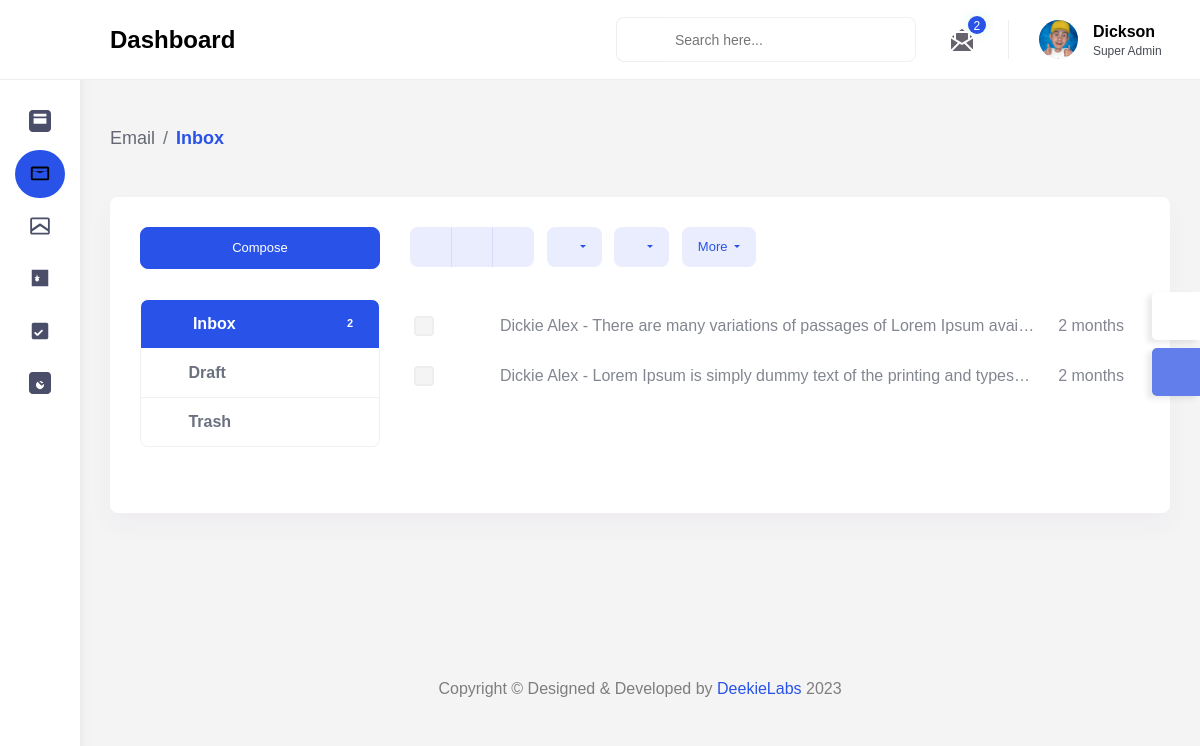
The page /dashboard/inbox/ (signed in) on the database its author committed.
### main/models.py (models this page shows, shortened)
class UserContact(models.Model):
    name = models.CharField(max_length=200)
    email = models.EmailField(max_length=254)
    message = models.TextField()
    created = models.DateTimeField(auto_now_add=True, null=True, blank=True)
    id = models.UUIDField(default=uuid.uuid4, unique=True,
                          primary_key=True, editable=False)
    class Meta:
        ordering = ['-created']

### dashboard/views.py (the view)
# urls.py: path('inbox/', views.adminInbox, name="admin-inbox"),
@login_required(login_url="login")
def adminInbox(request):
    user_messages = UserContact.objects.all()
    context = {
        'user_messages':user_messages
    }
    return render(request,'dashboard/inbox/inbox.html', context)

### dashboard/templates/dashboard/inbox/inbox.html (shortened to what this page needs)
{% extends 'layouts/admin.html' %}
{% load static %}
{% block content %}
        <div class="content-body">
            <div class="container-fluid">
                <div class="page-titles">
					<ol class="breadcrumb">
						<li class="breadcrumb-item"><a href="javascript:void(0)">Email</a></li>
						<li class="breadcrumb-item active"><a href="javascript:void(0)">Inbox</a></li>
					</ol>
                </div>
                <div class="row">
                    <div class="col-lg-12">
                        <div class="card">
                            <div class="card-body">
                                <div class="email-left-box px-0 mb-3">
                                    <div class="p-0">
                                        <a href="https://vora.dexignlab.com/xhtml/email-compose.html" class="btn btn-primary d-block">Compose</a>
                                    </div>
                                    <div class="mail-list mt-4">
                                        <a href="email-inbox.html" class="list-group-item active"><i
                                                class="fa fa-inbox font-18 align-middle me-2"></i> Inbox <span
                                                class="badge badge-primary badge-sm float-end">{{user_messages.count}}</span> </a>
                                        <a href="javascript:void(0);" class="list-group-item"><i
                                                class="mdi mdi-file-document-box font-18 align-middle me-2"></i>Draft</a><a href="javascript:void(0);" class="list-group-item"><i
                                                class="fa fa-trash font-18 align-middle me-2"></i>Trash</a>
                                    </div>
                                </div>
                                <div class="email-right-box ms-0 ms-sm-4 ms-sm-0">
									<div class="toolbar mb-4" role="toolbar">
										<div class="btn-group mb-1 me-2">
											<button type="button" class="btn btn-primary light px-3"><i class="fa fa-archive"></i></button>
											<button type="button" class="btn btn-primary light px-3"><i class="fa fa-exclamation-circle"></i></button>
											<button type="button" class="btn btn-primary light px-3"><i class="fa fa-trash"></i></button>
										</div>
										<div class="btn-group mb-1 me-2">
											<button type="button" class="btn btn-primary light dropdown-toggle px-3" data-bs-toggle="dropdown">
												<i class="fa fa-folder"></i> <b class="caret m-l-5"></b>
											</button>
										</div>
										<div class="btn-group mb-1 me-2">
											<button type="button" class="btn btn-primary light dropdown-toggle px-3" data-bs-toggle="dropdown">
												<i class="fa fa-tag"></i> <b class="caret m-l-5"></b>
											</button>
										</div>
										<div class="btn-group mb-1 me-2">
											<button type="button" class="btn btn-primary light dropdown-toggle v" data-bs-toggle="dropdown">More
											</button>
										</div>
									</div>
                                    <div class="email-list mt-3">
                                        {% for message in user_messages %}
                                            <div class="message unread">
                                            <div>
                                                <div class="d-flex message-single">
                                                    <div class="ps-1 align-self-center">
														<div class="custom-control custom-checkbox">
															<input type="checkbox" class="form-check-input " id="checkbox2">
														</div>
													</div>
                                                    <div class="ms-2">
                                                        <button class="border-0 bg-transparent align-middle p-0"><i
                                                                class="fa fa-star" aria-hidden="true"></i></button>
                                                    </div>
                                                </div>
                                                <a href="{% url 'inbox-read' message.id %}" class="col-mail col-mail-2">
                                                    <div class="subject">{{message.name}} - {{message.message|truncatechars:100}}</div>
                                                    <div class="date">{{message.created|timesince}}</div>
                                                </a>
                                            </div>
                                        </div>
                                        {% endfor %}
                                    </div>
                                </div>
                            </div>
                        </div>
                    </div>
                </div>
            </div>
        </div>
{% endblock %}

### rows shown on the page
UserContact: name "Dickie Alex", message "There are many variations of passages of Lorem Ipsum avai…", created "2 months"
UserContact: name "Dickie Alex", message "Lorem Ipsum is simply dummy text of the printing and types…", created "2 months"

### other values the page prints
{{ user_messages.count }} "2"
